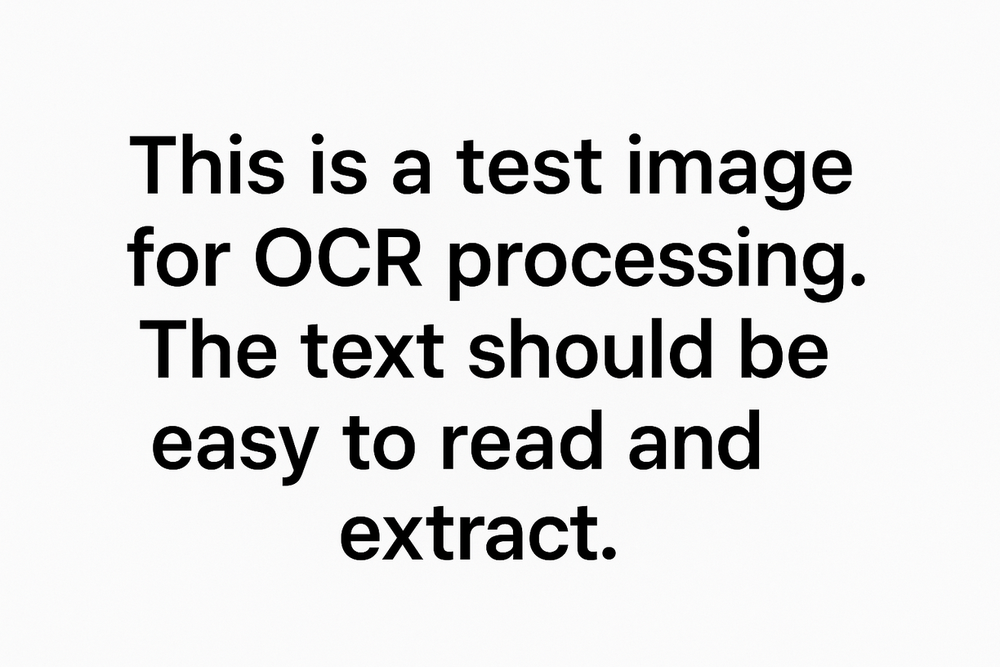
#> input picture test_image.png, 1000 x 667 px, shrunk from 1224 x 816 before the run
$ python ocr_processor.py test_image.png
#> lines starting #> are read from the running program, lines starting #| are printed output that depends on the picture; after the words box and inside, x2 and y2 are one past the last pixel; in counts of white or black regions, pixels touching at a corner belong together
#!/usr/bin/env python3
"""
OCR Processor Module for Website to PDF Converter
Uses EasyOCR to extract text from images downloaded by the web crawler
"""

import easyocr
import os
import json
import logging
from PIL import Image, ImageEnhance, ImageFilter
import cv2
import numpy as np
from typing import List, Dict, Tuple, Optional
import re
from datetime import datetime

class OCRProcessor:
    """
    OCR processor that extracts text from images using EasyOCR
    """

    def __init__(self, languages=['en'], gpu=False):
        """
        Initialize OCR processor

        Args:
            languages (list): List of language codes for OCR recognition
            gpu (bool): Whether to use GPU acceleration (requires CUDA)
        """
#> called with gpu = False
        self.languages = languages
        self.gpu = gpu
        self.reader = None
        self.logger = logging.getLogger(__name__)

        # Initialize EasyOCR reader
        self._initialize_reader()
#> (the call stopped at in _initialize_reader, `self.reader = easyocr.Reader(self.languages, gpu=self.gpu)`: easyocr is not available in this run)

    def _initialize_reader(self):
        """Initialize the EasyOCR reader"""
        try:
            self.reader = easyocr.Reader(self.languages, gpu=self.gpu)
            self.logger.info(f"EasyOCR reader initialized with languages: {self.languages}")
        except Exception as e:
            self.logger.error(f"Failed to initialize EasyOCR reader: {e}")
            raise

    def process_image(self, image_path: str, preprocess: bool = True) -> Dict:
        """
        Process a single image and extract text

        Args:
            image_path (str): Path to the image file
            preprocess (bool): Whether to preprocess the image for better OCR

        Returns:
            dict: OCR results with text, confidence, and bounding boxes
        """
        if not os.path.exists(image_path):
            raise FileNotFoundError(f"Image file not found: {image_path}")

        try:
            # Preprocess image if requested
            if preprocess:
                processed_image = self._preprocess_image(image_path)
            else:
                processed_image = image_path

            # Perform OCR
            results = self.reader.readtext(processed_image)

            # Process results
            ocr_data = self._process_ocr_results(results, image_path)

            self.logger.info(f"OCR completed for {image_path}: {len(ocr_data['text_blocks'])} text blocks found")

            return ocr_data

        except Exception as e:
            self.logger.error(f"OCR processing failed for {image_path}: {e}")
            return {
                'image_path': image_path,
                'success': False,
                'error': str(e),
                'text_blocks': [],
                'full_text': '',
                'confidence_avg': 0.0,
                'processing_time': datetime.now().isoformat()
            }

    def _preprocess_image(self, image_path: str) -> np.ndarray:
        """
        Preprocess image to improve OCR accuracy

        Args:
            image_path (str): Path to the image file

        Returns:
            np.ndarray: Preprocessed image as numpy array
        """
#> called with image_path = 'test_image.png'
        try:
            # Read image with OpenCV
            image = cv2.imread(image_path)
#> image is the input picture: shape (667, 1000, 3); mean B, G, R 226.7, 226.6, 226.6
            if image is None:
                raise ValueError(f"Could not read image: {image_path}")

            # Convert to grayscale
            gray = cv2.cvtColor(image, cv2.COLOR_BGR2GRAY)

            # Apply denoising
            denoised = cv2.fastNlMeansDenoising(gray)

            # Apply adaptive thresholding to handle varying lighting
            thresh = cv2.adaptiveThreshold(
                denoised, 255, cv2.ADAPTIVE_THRESH_GAUSSIAN_C, cv2.THRESH_BINARY, 11, 2
            )
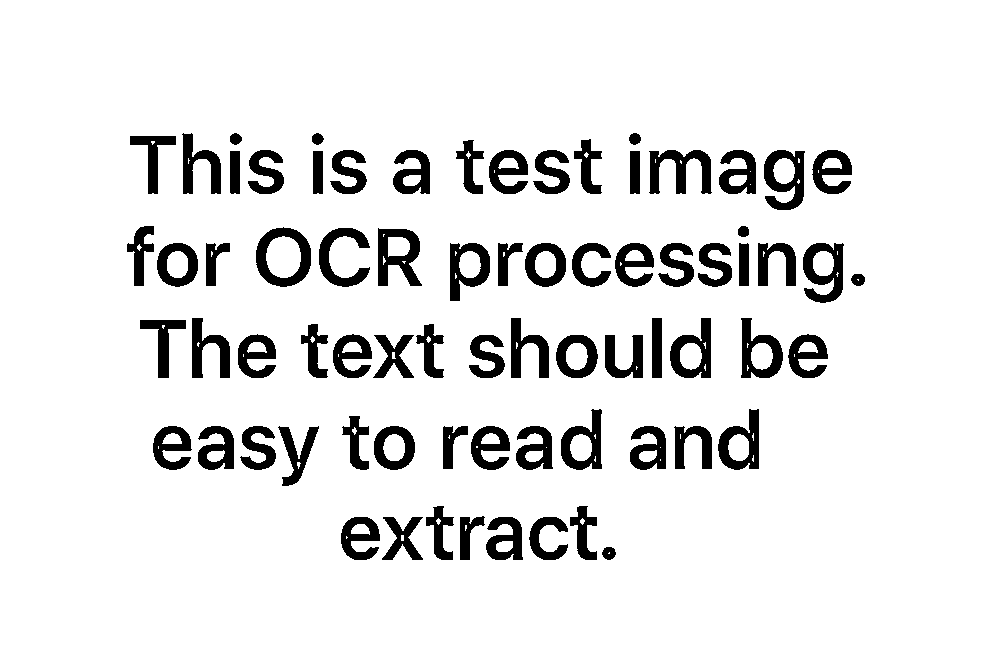
#> thresh: shape (667, 1000); 90.6% white; 73 black regions, largest, box (x1, y1, x2, y2) and area: (256, 227, 311, 287) 1467, (649, 150, 712, 194) 1436, (378, 228, 422, 286) 1429

            # Apply morphological operations to clean up the image
            kernel = np.ones((1, 1), np.uint8)
            cleaned = cv2.morphologyEx(thresh, cv2.MORPH_CLOSE, kernel)

            return cleaned

        except Exception as e:
            self.logger.warning(f"Image preprocessing failed for {image_path}: {e}")
            # Return original image if preprocessing fails
            return cv2.imread(image_path)

    # [219 lines left out: functions _process_ocr_results, _clean_text, _calculate_bbox_area, _sort_text_blocks, process_directory, get_text_from_results, not called in this run]


def main():
    """Test the OCR processor"""
    import sys

    if len(sys.argv) < 2:
        print("Usage: python ocr_processor.py <image_path_or_directory>")
        sys.exit(1)

    input_path = sys.argv[1]

    # Initialize OCR processor
    processor = OCRProcessor(languages=['en'])

    if os.path.isfile(input_path):
        # Process single image
        result = processor.process_image(input_path)
        print(f"OCR Result for {input_path}:")
        print(f"Success: {result['success']}")
        if result['success']:
            print(f"Text found: {result['full_text']}")
            print(f"Confidence: {result['confidence_avg']:.2f}")
            print(f"Text blocks: {len(result['text_blocks'])}")
        else:
            print(f"Error: {result['error']}")

    elif os.path.isdir(input_path):
        # Process directory
        summary = processor.process_directory(input_path, f"{input_path}_ocr_results")
        print(f"OCR Summary for {input_path}:")
        print(f"Total images: {summary['total_images']}")
        print(f"Successfully processed: {summary['processed_successfully']}")
        print(f"Failed: {summary['failed']}")

        # Show text from all images
        all_text = processor.get_text_from_results(summary['results'])
        if all_text:
            print(f"\nCombined text from all images:\n{all_text}")

    else:
        print(f"Error: {input_path} is not a valid file or directory")
        sys.exit(1)


if __name__ == "__main__":
    main()
